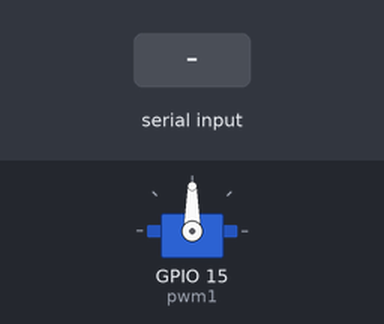
Bench run of a sketch on a simulated ESP8266 (NodeMCU). Shown: servo. The test bench sets the inputs (shaded band). What the sketch prints to the serial monitor is not drawn.

Above: at 1.2 s.
1.3 s: ".\n" received over Serial
At 2.0 s:
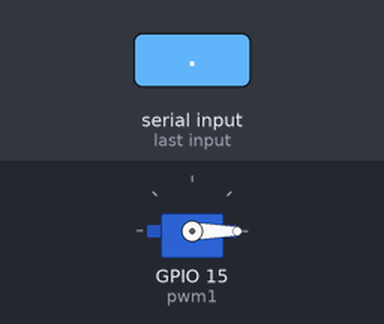
2.8 s: "200\n" received over Serial
At 3.1 s:
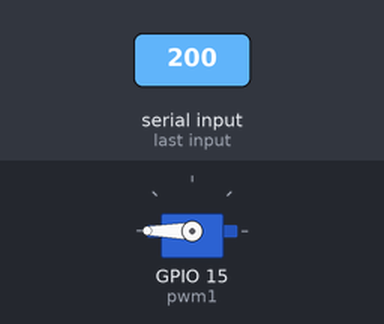
4.3 s: "0\n" received over Serial
At 5.5 s:
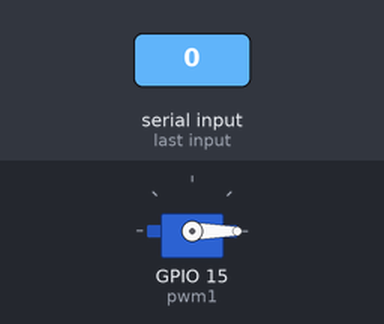
5.8 s: "90\n" received over Serial
At 6.6 s:
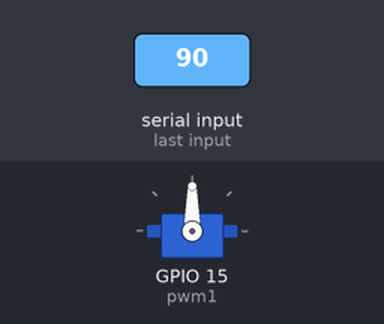
Timing chart, 0 to 8.3 s (numbered marks = the images above; inputs shaded):
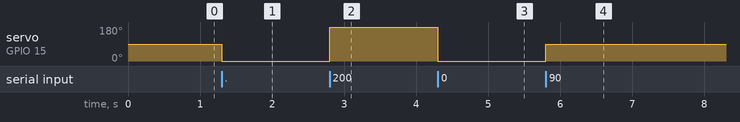

Measured:
- after the input at 1.3 s, servo on GPIO 15 (pwm1): 90° → 0° at once
- after the input at 2.8 s, servo on GPIO 15 (pwm1): 0° → 180° at once
- after the input at 4.3 s, servo on GPIO 15 (pwm1): 180° → 0° at once
- after the input at 5.8 s, servo on GPIO 15 (pwm1): 0° → 90° at once

The sketch:

boomarm.ino
```cpp
#include <Arduino.h>
#include <ESP8266WiFi.h>
#include <Servo.h>

const byte pwm1=15;  // D8
int x=0;
String command;
Servo myservo;

void setup() {
  // put your setup code here, to run once:
  WiFi.mode(WIFI_OFF);
  WiFi.forceSleepBegin();
  myservo.attach(pwm1);
  Serial.begin(9600);
  Serial.println("Live");
}

boolean isNumeric(String str) {
    unsigned int stringLength = str.length();

    if (stringLength == 0) {
        return false;
    }

    boolean seenDecimal = false;

    for(unsigned int i = 0; i < stringLength; ++i) {
        if (isDigit(str.charAt(i))) {
            continue;
        }

        if (str.charAt(i) == '.') {
            if (seenDecimal) {
                return false;
            }
            seenDecimal = true;
            continue;
        }
        return false;
    }
    return true;
}

void loop() {
    if(Serial.available()){ // parse command
    command = Serial.readStringUntil('\n');
      if (isNumeric(command.c_str()) == 1) { // if only digits -> store integer given as var 'x'
        x = int(command.toFloat());
        myservo.write(x);
      }

      else if(command.equals("reset")){
        //ESP.restart(); //ESP.reset();
      }
      else{
        Serial.println("Invalid Command");
        Serial.println(command);
      }

  }
}
```
